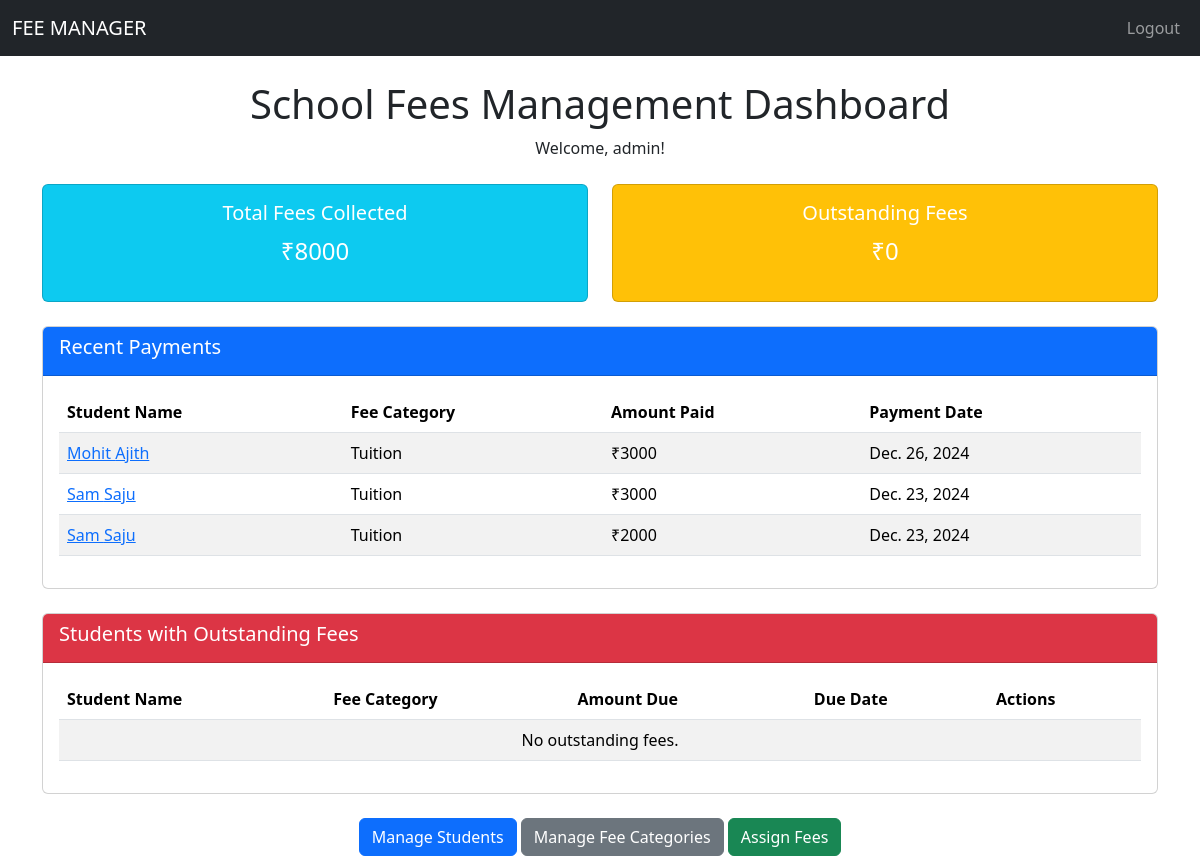
Screenshot of /dashboard (signed in) with the database file from the repository.
### app/models.py (models this page shows, shortened)
class StudentFees(models.Model):
    student = models.ForeignKey(Student, on_delete=models.CASCADE)
    fee_category = models.ForeignKey(FeeCategory, on_delete=models.CASCADE)
    status = models.CharField(max_length=10, default='Due')
    due_date = models.DateField()
    paid_date = models.DateField(null=True, blank=True)
    amount_paid = models.IntegerField(default=0)

class Student(models.Model):
    first_name = models.CharField(max_length=50)
    last_name = models.CharField(max_length=50)
    class_name = models.CharField(max_length=20)
    roll_number = models.IntegerField(unique=True)
    email = models.EmailField(unique=True)

class FeeCategory(models.Model):
    name = models.CharField(max_length=100)
    fee_type = models.CharField(max_length=20)
    amount = models.IntegerField()

### app/views.py (the view)
# urls.py: path('dashboard', views.dashboard),
def dashboard(request):
    if 'admin_id' not in request.session:
        return redirect('/login/')
    students_with_due_fees = StudentFees.objects.filter(status='Due')
    due_fees_with_outstanding = [
        {
            'student': fee.student,
            'fee_category': fee.fee_category,
            'amount_due': fee.fee_category.amount - fee.amount_paid,
            'due_date': fee.due_date,
            'fee_id': fee.id,
        }
        for fee in students_with_due_fees
    ]
    total_fees_collected = StudentFees.objects.filter(status='Paid').aggregate(
        total_collected=Sum('amount_paid')
    )['total_collected'] or 0
    outstanding_fees = sum(fee['amount_due'] for fee in due_fees_with_outstanding)
    recent_payments = StudentFees.objects.filter(status='Paid').order_by('-paid_date')[:10]
    return render(request, 'dashboard.html', {
        'total_fees_collected': total_fees_collected,
        'outstanding_fees': outstanding_fees,
        'recent_payments': recent_payments,
        'students_with_due_fees': due_fees_with_outstanding,
        'admin_username': request.session.get('admin_username'),
    })

### Templates/dashboard.html (shortened to what this page needs)
<!DOCTYPE html>
<html lang="en">
<head>
    <link href="https://cdn.jsdelivr.net/npm/bootstrap@5.3.3/dist/css/bootstrap.min.css" rel="stylesheet">
</head>
<body>
    <nav class="navbar navbar-expand-lg navbar-dark bg-dark">
        <div class="container-fluid">
            <a class="navbar-brand" href="#">FEE MANAGER</a>
            <div class="collapse navbar-collapse" id="navbarNav">
                <ul class="navbar-nav ms-auto">
                    <li class="nav-item">
                        <a class="nav-link" href="/logout/">Logout</a>
                    </li>
                </ul>
            </div>
        </div>
    </nav>
    <div class="container mt-4">
        <h1 class="text-center">School Fees Management Dashboard</h1>
        <p class="text-center">Welcome, {{ admin_username }}!</p>
        <div class="row mt-4">
            <div class="col-md-6">
                <div class="card text-center bg-info text-white mb-4">
                    <div class="card-body">
                        <h5>Total Fees Collected</h5>
                        <p class="fs-4">₹{{ total_fees_collected }}</p>
                    </div>
                </div>
            </div>
            <div class="col-md-6">
                <div class="card text-center bg-warning text-white mb-4">
                    <div class="card-body">
                        <h5>Outstanding Fees</h5>
                        <p class="fs-4">₹{{ outstanding_fees }}</p>
                    </div>
                </div>
            </div>
        </div>
        <div class="card mb-4">
            <div class="card-header bg-primary text-white">
                <h5>Recent Payments</h5>
            </div>
            <div class="card-body">
                <table class="table table-striped">
                    <thead>
                        <tr>
                            <th>Student Name</th>
                            <th>Fee Category</th>
                            <th>Amount Paid</th>
                            <th>Payment Date</th>
                        </tr>
                    </thead>
                    <tbody>
                        {% for payment in recent_payments %}
                        <tr>
                            <td>
                                <a href="/fees/student/{{ payment.student.id }}">
                                    {{ payment.student.first_name }} {{ payment.student.last_name }}
                                </a>
                            </td>
                            <td>{{ payment.fee_category.name }}</td>
                            <td>₹{{ payment.amount_paid }}</td>
                            <td>{{ payment.paid_date }}</td>
                        </tr>
                        {% empty %}
                        <tr>
                            <td colspan="4" class="text-center">No recent payments found.</td>
                        </tr>
                        {% endfor %}
                    </tbody>
                </table>
            </div>
        </div>
        <div class="card mb-4">
            <div class="card-header bg-danger text-white">
                <h5>Students with Outstanding Fees</h5>
            </div>
            <div class="card-body">
                <table class="table table-striped">
                    <thead>
                        <tr>
                            <th>Student Name</th>
                            <th>Fee Category</th>
                            <th>Amount Due</th>
                            <th>Due Date</th>
                            <th>Actions</th>
                        </tr>
                    </thead>
                    <tbody>
                        {% for fee in students_with_due_fees %}
                        <tr>
                            <td>{{ fee.student.first_name }} {{ fee.student.last_name }}</td>
                            <td>{{ fee.fee_category.name }}</td>
                            <td>₹{{ fee.amount_due }}</td>
                            <td>{{ fee.due_date }}</td>
                            <td>
                                <a href="/fees/update/{{ fee.fee_id }}" class="btn btn-sm btn-success">Mark as Paid</a>
                            </td>
                        </tr>
                        {% empty %}
                        <tr>
                            <td colspan="5" class="text-center">No outstanding fees.</td>
                        </tr>
                        {% endfor %}
                    </tbody>
                </table>
            </div>
        </div>
        <div class="text-center">
            <a href="/students" class="btn btn-primary">Manage Students</a>
            <a href="/fee-categories" class="btn btn-secondary">Manage Fee Categories</a>
            <a href="/fees/assign" class="btn btn-success">Assign Fees</a>
        </div>
    </div>
</body>
</html>

### rows the page displays
StudentFees: student.first_name "Mohit", student.last_name "Ajith", fee_category.name "Tuition", amount_paid "3000", paid_date "Dec. 26, 2024"
StudentFees: student.first_name "Sam", student.last_name "Saju", fee_category.name "Tuition", amount_paid "3000", paid_date "Dec. 23, 2024"
StudentFees: student.first_name "Sam", student.last_name "Saju", fee_category.name "Tuition", amount_paid "2000", paid_date "Dec. 23, 2024"

### other values shown
{{ admin_username }} "admin"
{{ total_fees_collected }} "8000"
{{ outstanding_fees }} "0"
